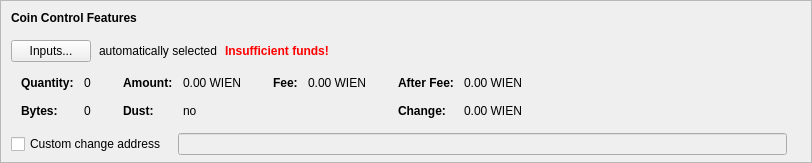
    <widget class="QFrame" name="frameCoinControl">
     <property name="sizePolicy">
      <sizepolicy hsizetype="Expanding" vsizetype="Expanding">
       <horstretch>0</horstretch>
       <verstretch>0</verstretch>
      </sizepolicy>
     </property>
     <property name="maximumSize">
      <size>
       <width>16777215</width>
       <height>16777215</height>
      </size>
     </property>
     <property name="frameShape">
      <enum>QFrame::StyledPanel</enum>
     </property>
     <property name="frameShadow">
      <enum>QFrame::Sunken</enum>
     </property>
     <layout class="QVBoxLayout" name="verticalLayoutCoinControl2">
      <property name="spacing">
       <number>0</number>
      </property>
      <property name="leftMargin">
       <number>0</number>
      </property>
      <property name="topMargin">
       <number>0</number>
      </property>
      <property name="rightMargin">
       <number>0</number>
      </property>
      <property name="bottomMargin">
       <number>6</number>
      </property>
      <item>
       <layout class="QVBoxLayout" name="verticalLayoutCoinControl" stretch="0,0,0,0,1">
        <property name="spacing">
         <number>0</number>
        </property>
        <property name="leftMargin">
         <number>10</number>
        </property>
        <property name="topMargin">
         <number>10</number>
        </property>
        <item>
         <layout class="QHBoxLayout" name="horizontalLayoutCoinControl1">
          <property name="bottomMargin">
           <number>15</number>
          </property>
          <item>
           <widget class="QLabel" name="labelCoinControlFeatures">
            <property name="sizePolicy">
             <sizepolicy hsizetype="Preferred" vsizetype="Maximum">
              <horstretch>0</horstretch>
              <verstretch>0</verstretch>
             </sizepolicy>
            </property>
            <property name="font">
             <font>
              <weight>75</weight>
              <bold>true</bold>
             </font>
            </property>
            <property name="styleSheet">
             <string notr="true">font-weight:bold;</string>
            </property>
            <property name="text">
             <string>Coin Control Features</string>
            </property>
           </widget>
          </item>
         </layout>
        </item>
        <item>
         <layout class="QHBoxLayout" name="horizontalLayoutCoinControl2" stretch="0,0,0,0">
          <property name="spacing">
           <number>8</number>
          </property>
          <property name="bottomMargin">
           <number>10</number>
          </property>
          <item>
           <widget class="QPushButton" name="pushButtonCoinControl">
            <property name="styleSheet">
             <string notr="true"/>
            </property>
            <property name="text">
             <string>Inputs...</string>
            </property>
            <property name="autoDefault">
             <bool>false</bool>
            </property>
           </widget>
          </item>
          <item>
           <widget class="QLabel" name="labelCoinControlAutomaticallySelected">
            <property name="text">
             <string>automatically selected</string>
            </property>
            <property name="margin">
             <number>5</number>
            </property>
           </widget>
          </item>
          <item>
           <widget class="QLabel" name="labelCoinControlInsuffFunds">
            <property name="font">
             <font>
              <weight>75</weight>
              <bold>true</bold>
             </font>
            </property>
            <property name="styleSheet">
             <string notr="true">color:red;font-weight:bold;</string>
            </property>
            <property name="text">
             <string>Insufficient funds!</string>
            </property>
            <property name="margin">
             <number>5</number>
            </property>
           </widget>
          </item>
          <item>
           <spacer name="horizontalSpacerCoinControl">
            <property name="orientation">
             <enum>Qt::Horizontal</enum>
            </property>
            <property name="sizeHint" stdset="0">
             <size>
              <width>40</width>
              <height>1</height>
             </size>
            </property>
           </spacer>
          </item>
         </layout>
        </item>
        <item>
         <widget class="QWidget" name="widgetCoinControl" native="true">
          <property name="sizePolicy">
           <sizepolicy hsizetype="Preferred" vsizetype="Preferred">
            <horstretch>0</horstretch>
            <verstretch>0</verstretch>
           </sizepolicy>
          </property>
          <property name="minimumSize">
           <size>
            <width>0</width>
            <height>0</height>
           </size>
          </property>
          <property name="styleSheet">
           <string notr="true"/>
          </property>
          <layout class="QHBoxLayout" name="horizontalLayoutCoinControl5">
           <property name="leftMargin">
            <number>0</number>
           </property>
           <property name="topMargin">
            <number>0</number>
           </property>
           <property name="rightMargin">
            <number>0</number>
           </property>
           <property name="bottomMargin">
            <number>0</number>
           </property>
           <item>
            <layout class="QHBoxLayout" name="horizontalLayoutCoinControl3" stretch="0,0,0,1">
             <property name="spacing">
              <number>20</number>
             </property>
             <property name="topMargin">
              <number>0</number>
             </property>
             <property name="bottomMargin">
              <number>10</number>
             </property>
             <item>
              <layout class="QFormLayout" name="formLayoutCoinControl1">
               <property name="horizontalSpacing">
                <number>10</number>
               </property>
               <property name="verticalSpacing">
                <number>14</number>
               </property>
               <property name="leftMargin">
                <number>10</number>
               </property>
               <property name="topMargin">
                <number>4</number>
               </property>
               <property name="rightMargin">
                <number>6</number>
               </property>
               <item row="0" column="0">
                <widget class="QLabel" name="labelCoinControlQuantityText">
                 <property name="font">
                  <font>
                   <weight>75</weight>
                   <bold>true</bold>
                  </font>
                 </property>
                 <property name="text">
                  <string>Quantity:</string>
                 </property>
                 <property name="margin">
                  <number>0</number>
                 </property>
                </widget>
               </item>
               <item row="0" column="1">
                <widget class="QLabel" name="labelCoinControlQuantity">
                 <property name="cursor">
                  <cursorShape>IBeamCursor</cursorShape>
                 </property>
                 <property name="contextMenuPolicy">
                  <enum>Qt::ActionsContextMenu</enum>
                 </property>
                 <property name="text">
                  <string notr="true">0</string>
                 </property>
                 <property name="margin">
                  <number>0</number>
                 </property>
                 <property name="textInteractionFlags">
                  <set>Qt::LinksAccessibleByMouse|Qt::TextSelectableByKeyboard|Qt::TextSelectableByMouse</set>
                 </property>
                </widget>
               </item>
               <item row="1" column="0">
                <widget class="QLabel" name="labelCoinControlBytesText">
                 <property name="font">
                  <font>
                   <weight>75</weight>
                   <bold>true</bold>
                  </font>
                 </property>
                 <property name="text">
                  <string>Bytes:</string>
                 </property>
                </widget>
               </item>
               <item row="1" column="1">
                <widget class="QLabel" name="labelCoinControlBytes">
                 <property name="cursor">
                  <cursorShape>IBeamCursor</cursorShape>
                 </property>
                 <property name="contextMenuPolicy">
                  <enum>Qt::ActionsContextMenu</enum>
                 </property>
                 <property name="text">
                  <string notr="true">0</string>
                 </property>
                 <property name="textInteractionFlags">
                  <set>Qt::LinksAccessibleByMouse|Qt::TextSelectableByKeyboard|Qt::TextSelectableByMouse</set>
                 </property>
                </widget>
               </item>
              </layout>
             </item>
             <item>
              <layout class="QFormLayout" name="formLayoutCoinControl2">
               <property name="horizontalSpacing">
                <number>10</number>
               </property>
               <property name="verticalSpacing">
                <number>14</number>
               </property>
               <property name="leftMargin">
                <number>6</number>
               </property>
               <property name="topMargin">
                <number>4</number>
               </property>
               <property name="rightMargin">
                <number>6</number>
               </property>
               <item row="0" column="0">
                <widget class="QLabel" name="labelCoinControlAmountText">
                 <property name="font">
                  <font>
                   <weight>75</weight>
                   <bold>true</bold>
                  </font>
                 </property>
                 <property name="text">
                  <string>Amount:</string>
                 </property>
                 <property name="margin">
                  <number>0</number>
                 </property>
                </widget>
               </item>
               <item row="0" column="1">
                <widget class="QLabel" name="labelCoinControlAmount">
                 <property name="cursor">
                  <cursorShape>IBeamCursor</cursorShape>
                 </property>
                 <property name="contextMenuPolicy">
                  <enum>Qt::ActionsContextMenu</enum>
                 </property>
                 <property name="text">
                  <string notr="true">0.00 WIEN</string>
                 </property>
                 <property name="textInteractionFlags">
                  <set>Qt::LinksAccessibleByMouse|Qt::TextSelectableByKeyboard|Qt::TextSelectableByMouse</set>
                 </property>
                </widget>
               </item>
               <item row="1" column="0">
                <widget class="QLabel" name="labelCoinControlLowOutputText">
                 <property name="font">
                  <font>
                   <weight>75</weight>
                   <bold>true</bold>
                  </font>
                 </property>
                 <property name="text">
                  <string>Dust:</string>
                 </property>
                </widget>
               </item>
               <item row="1" column="1">
                <widget class="QLabel" name="labelCoinControlLowOutput">
                 <property name="cursor">
                  <cursorShape>IBeamCursor</cursorShape>
                 </property>
                 <property name="contextMenuPolicy">
                  <enum>Qt::ActionsContextMenu</enum>
                 </property>
                 <property name="text">
                  <string notr="true">no</string>
                 </property>
                 <property name="textInteractionFlags">
                  <set>Qt::LinksAccessibleByMouse|Qt::TextSelectableByKeyboard|Qt::TextSelectableByMouse</set>
                 </property>
                </widget>
               </item>
              </layout>
             </item>
             <item>
              <layout class="QFormLayout" name="formLayoutCoinControl3">
               <property name="horizontalSpacing">
                <number>10</number>
               </property>
               <property name="verticalSpacing">
                <number>14</number>
               </property>
               <property name="leftMargin">
                <number>6</number>
               </property>
               <property name="topMargin">
                <number>4</number>
               </property>
               <property name="rightMargin">
                <number>6</number>
               </property>
               <item row="0" column="0">
                <widget class="QLabel" name="labelCoinControlFeeText">
                 <property name="font">
                  <font>
                   <weight>75</weight>
                   <bold>true</bold>
                  </font>
                 </property>
                 <property name="text">
                  <string>Fee:</string>
                 </property>
                 <property name="margin">
                  <number>0</number>
                 </property>
                </widget>
               </item>
               <item row="0" column="1">
                <widget class="QLabel" name="labelCoinControlFee">
                 <property name="cursor">
                  <cursorShape>IBeamCursor</cursorShape>
                 </property>
                 <property name="contextMenuPolicy">
                  <enum>Qt::ActionsContextMenu</enum>
                 </property>
                 <property name="text">
                  <string notr="true">0.00 WIEN</string>
                 </property>
                 <property name="textInteractionFlags">
                  <set>Qt::LinksAccessibleByMouse|Qt::TextSelectableByKeyboard|Qt::TextSelectableByMouse</set>
                 </property>
                </widget>
               </item>
              </layout>
             </item>
             <item>
              <layout class="QFormLayout" name="formLayoutCoinControl4">
               <property name="horizontalSpacing">
                <number>10</number>
               </property>
               <property name="verticalSpacing">
                <number>14</number>
               </property>
               <property name="leftMargin">
                <number>6</number>
               </property>
               <property name="topMargin">
                <number>4</number>
               </property>
               <property name="rightMargin">
                <number>6</number>
               </property>
               <item row="0" column="0">
                <widget class="QLabel" name="labelCoinControlAfterFeeText">
                 <property name="font">
                  <font>
                   <weight>75</weight>
                   <bold>true</bold>
                  </font>
                 </property>
                 <property name="text">
                  <string>After Fee:</string>
                 </property>
                 <property name="margin">
                  <number>0</number>
                 </property>
                </widget>
               </item>
               <item row="0" column="1">
                <widget class="QLabel" name="labelCoinControlAfterFee">
                 <property name="cursor">
                  <cursorShape>IBeamCursor</cursorShape>
                 </property>
                 <property name="contextMenuPolicy">
                  <enum>Qt::ActionsContextMenu</enum>
                 </property>
                 <property name="text">
                  <string notr="true">0.00 WIEN</string>
                 </property>
                 <property name="textInteractionFlags">
                  <set>Qt::LinksAccessibleByMouse|Qt::TextSelectableByKeyboard|Qt::TextSelectableByMouse</set>
                 </property>
                </widget>
               </item>
               <item row="1" column="0">
                <widget class="QLabel" name="labelCoinControlChangeText">
                 <property name="font">
                  <font>
                   <weight>75</weight>
                   <bold>true</bold>
                  </font>
                 </property>
                 <property name="text">
                  <string>Change:</string>
                 </property>
                </widget>
               </item>
               <item row="1" column="1">
                <widget class="QLabel" name="labelCoinControlChange">
                 <property name="cursor">
                  <cursorShape>IBeamCursor</cursorShape>
                 </property>
                 <property name="contextMenuPolicy">
                  <enum>Qt::ActionsContextMenu</enum>
                 </property>
                 <property name="text">
                  <string notr="true">0.00 WIEN</string>
                 </property>
                 <property name="textInteractionFlags">
                  <set>Qt::LinksAccessibleByMouse|Qt::TextSelectableByKeyboard|Qt::TextSelectableByMouse</set>
                 </property>
                </widget>
               </item>
              </layout>
             </item>
            </layout>
           </item>
          </layout>
         </widget>
        </item>
        <item>
         <layout class="QHBoxLayout" name="horizontalLayoutCoinControl4" stretch="0,0,0">
          <property name="spacing">
           <number>12</number>
          </property>
          <property name="sizeConstraint">
           <enum>QLayout::SetDefaultConstraint</enum>
          </property>
          <property name="topMargin">
           <number>5</number>
          </property>
          <property name="rightMargin">
           <number>5</number>
          </property>
          <item>
           <widget class="QCheckBox" name="checkBoxCoinControlChange">
            <property name="toolTip">
             <string>If this is activated, but the change address is empty or invalid, change will be sent to a newly generated address.</string>
            </property>
            <property name="text">
             <string>Custom change address</string>
            </property>
           </widget>
          </item>
          <item>
           <widget class="QValidatedLineEdit" name="lineEditCoinControlChange">
            <property name="enabled">
             <bool>false</bool>
            </property>
            <property name="sizePolicy">
             <sizepolicy hsizetype="Expanding" vsizetype="Fixed">
              <horstretch>0</horstretch>
              <verstretch>0</verstretch>
             </sizepolicy>
            </property>
           </widget>
          </item>
          <item>
           <widget class="QLabel" name="labelCoinControlChangeLabel">
            <property name="sizePolicy">
             <sizepolicy hsizetype="Preferred" vsizetype="Expanding">
              <horstretch>0</horstretch>
              <verstretch>0</verstretch>
             </sizepolicy>
            </property>
            <property name="minimumSize">
             <size>
              <width>0</width>
              <height>0</height>
             </size>
            </property>
            <property name="text">
             <string/>
            </property>
            <property name="margin">
             <number>3</number>
            </property>
           </widget>
          </item>
         </layout>
        </item>
        <item>
         <spacer name="verticalSpacerCoinControl">
          <property name="orientation">
           <enum>Qt::Vertical</enum>
          </property>
          <property name="sizeHint" stdset="0">
           <size>
            <width>800</width>
            <height>1</height>
           </size>
          </property>
         </spacer>
        </item>
       </layout>
      </item>
     </layout>
    </widget>
